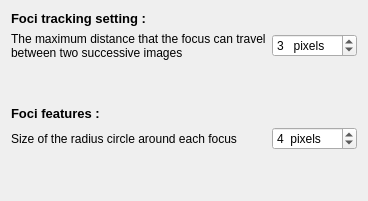
             <widget class="QWidget" name="page_30">
              <layout class="QGridLayout" name="gridLayout_16">
               <item row="5" column="0" colspan="2">
                <spacer name="verticalSpacer_23">
                 <property name="orientation">
                  <enum>Qt::Vertical</enum>
                 </property>
                 <property name="sizeHint" stdset="0">
                  <size>
                   <width>20</width>
                   <height>40</height>
                  </size>
                 </property>
                </spacer>
               </item>
               <item row="3" column="0">
                <widget class="QLabel" name="label_41">
                 <property name="font">
                  <font>
                   <pointsize>10</pointsize>
                   <weight>75</weight>
                   <bold>true</bold>
                  </font>
                 </property>
                 <property name="text">
                  <string>Foci features : </string>
                 </property>
                </widget>
               </item>
               <item row="1" column="1">
                <widget class="QSpinBox" name="spinBox_radius_circle_move">
                 <property name="suffix">
                  <string>   pixels</string>
                 </property>
                 <property name="prefix">
                  <string/>
                 </property>
                 <property name="maximum">
                  <number>20</number>
                 </property>
                 <property name="value">
                  <number>3</number>
                 </property>
                </widget>
               </item>
               <item row="1" column="0">
                <widget class="QLabel" name="label_27">
                 <property name="text">
                  <string>The maximum distance that the focus can travel between two successive images </string>
                 </property>
                 <property name="wordWrap">
                  <bool>true</bool>
                 </property>
                </widget>
               </item>
               <item row="2" column="0" colspan="2">
                <spacer name="verticalSpacer_12">
                 <property name="orientation">
                  <enum>Qt::Vertical</enum>
                 </property>
                 <property name="sizeHint" stdset="0">
                  <size>
                   <width>20</width>
                   <height>40</height>
                  </size>
                 </property>
                </spacer>
               </item>
               <item row="0" column="0">
                <widget class="QLabel" name="label_40">
                 <property name="font">
                  <font>
                   <pointsize>10</pointsize>
                   <weight>75</weight>
                   <bold>true</bold>
                  </font>
                 </property>
                 <property name="text">
                  <string>Foci tracking setting : </string>
                 </property>
                </widget>
               </item>
               <item row="4" column="1">
                <widget class="QSpinBox" name="spinBox_radius_circle_intensity">
                 <property name="suffix">
                  <string>  pixels</string>
                 </property>
                 <property name="prefix">
                  <string/>
                 </property>
                 <property name="maximum">
                  <number>100</number>
                 </property>
                 <property name="value">
                  <number>4</number>
                 </property>
                </widget>
               </item>
               <item row="4" column="0">
                <widget class="QLabel" name="label_38">
                 <property name="text">
                  <string>Size of the radius circle around each focus</string>
                 </property>
                </widget>
               </item>
              </layout>
             </widget>
